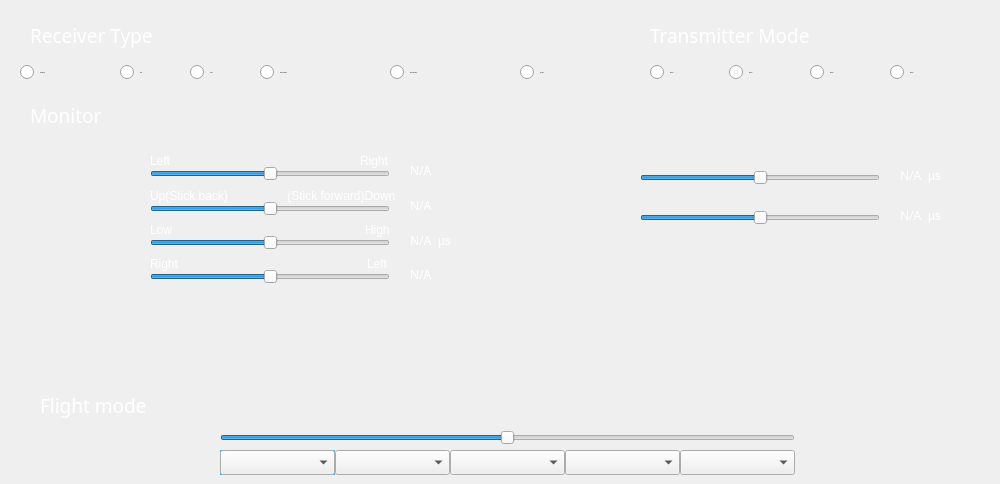
   <widget class="QWidget" name="tabRx">
    <attribute name="title">
     <string>RX/TX</string>
    </attribute>
    <widget class="QLabel" name="lbrxtype">
     <property name="geometry">
      <rect>
       <x>30</x>
       <y>20</y>
       <width>211</width>
       <height>31</height>
      </rect>
     </property>
     <property name="font">
      <font>
       <family>UTM Banque</family>
       <pointsize>14</pointsize>
      </font>
     </property>
     <property name="styleSheet">
      <string notr="true">QLabel{
color: white;
font-family:UTM Banque;
}</string>
     </property>
     <property name="text">
      <string>Receiver Type</string>
     </property>
     <property name="textInteractionFlags">
      <set>Qt::NoTextInteraction</set>
     </property>
    </widget>
    <widget class="QRadioButton" name="rbTradition">
     <property name="geometry">
      <rect>
       <x>20</x>
       <y>60</y>
       <width>91</width>
       <height>25</height>
      </rect>
     </property>
     <property name="font">
      <font>
       <family>UTM-Avo</family>
       <pointsize>-1</pointsize>
      </font>
     </property>
     <property name="styleSheet">
      <string notr="true"/>
     </property>
     <property name="text">
      <string>Traditional</string>
     </property>
    </widget>
    <widget class="QRadioButton" name="rbPPM">
     <property name="geometry">
      <rect>
       <x>120</x>
       <y>60</y>
       <width>67</width>
       <height>25</height>
      </rect>
     </property>
     <property name="font">
      <font>
       <family>UTM-Avo</family>
       <pointsize>-1</pointsize>
      </font>
     </property>
     <property name="styleSheet">
      <string notr="true"/>
     </property>
     <property name="text">
      <string>PPM</string>
     </property>
    </widget>
    <widget class="QRadioButton" name="rbSbus">
     <property name="geometry">
      <rect>
       <x>190</x>
       <y>60</y>
       <width>71</width>
       <height>25</height>
      </rect>
     </property>
     <property name="font">
      <font>
       <family>UTM-Avo</family>
       <pointsize>-1</pointsize>
      </font>
     </property>
     <property name="styleSheet">
      <string notr="true"/>
     </property>
     <property name="text">
      <string>S-Bus</string>
     </property>
    </widget>
    <widget class="QRadioButton" name="rbDSM2">
     <property name="geometry">
      <rect>
       <x>260</x>
       <y>60</y>
       <width>120</width>
       <height>25</height>
      </rect>
     </property>
     <property name="font">
      <font>
       <family>UTM-Avo</family>
       <pointsize>-1</pointsize>
      </font>
     </property>
     <property name="styleSheet">
      <string notr="true"/>
     </property>
     <property name="text">
      <string>DSM2 Satellite</string>
     </property>
    </widget>
    <widget class="QRadioButton" name="rbDSMx">
     <property name="geometry">
      <rect>
       <x>390</x>
       <y>60</y>
       <width>125</width>
       <height>25</height>
      </rect>
     </property>
     <property name="font">
      <font>
       <family>UTM-Avo</family>
       <pointsize>-1</pointsize>
      </font>
     </property>
     <property name="styleSheet">
      <string notr="true"/>
     </property>
     <property name="text">
      <string>DSMX Satellite </string>
     </property>
    </widget>
    <widget class="QLabel" name="lbmonitor">
     <property name="geometry">
      <rect>
       <x>30</x>
       <y>100</y>
       <width>151</width>
       <height>31</height>
      </rect>
     </property>
     <property name="font">
      <font>
       <family>UTM Banque</family>
       <pointsize>14</pointsize>
      </font>
     </property>
     <property name="styleSheet">
      <string notr="true">QLabel{
color: white;
font-family:UTM Banque;
}</string>
     </property>
     <property name="text">
      <string>Monitor</string>
     </property>
     <property name="textInteractionFlags">
      <set>Qt::NoTextInteraction</set>
     </property>
    </widget>
    <widget class="QLabel" name="lbFlightmode">
     <property name="geometry">
      <rect>
       <x>40</x>
       <y>390</y>
       <width>151</width>
       <height>31</height>
      </rect>
     </property>
     <property name="font">
      <font>
       <family>UTM Banque</family>
       <pointsize>14</pointsize>
      </font>
     </property>
     <property name="styleSheet">
      <string notr="true">QLabel{
color: white;
font-family:UTM Banque;
}</string>
     </property>
     <property name="text">
      <string>Flight mode</string>
     </property>
     <property name="textInteractionFlags">
      <set>Qt::NoTextInteraction</set>
     </property>
    </widget>
    <widget class="QLabel" name="lb_g">
     <property name="geometry">
      <rect>
       <x>600</x>
       <y>165</y>
       <width>26</width>
       <height>26</height>
      </rect>
     </property>
     <property name="styleSheet">
      <string notr="true"> QLabel {
     border-image: url(images/rx/g.png);
 }</string>
     </property>
     <property name="text">
      <string/>
     </property>
    </widget>
    <widget class="QLabel" name="lb_x">
     <property name="geometry">
      <rect>
       <x>600</x>
       <y>205</y>
       <width>26</width>
       <height>26</height>
      </rect>
     </property>
     <property name="styleSheet">
      <string notr="true"> QLabel {
     background-image: url(images/rx/x.png);
 }</string>
     </property>
     <property name="text">
      <string/>
     </property>
    </widget>
    <widget class="QLabel" name="lb_p">
     <property name="geometry">
      <rect>
       <x>175</x>
       <y>425</y>
       <width>26</width>
       <height>26</height>
      </rect>
     </property>
     <property name="styleSheet">
      <string notr="true"> QLabel {
     border-image: url(images/rx/p.png);
 }</string>
     </property>
     <property name="text">
      <string/>
     </property>
    </widget>
    <widget class="QSlider" name="sldPitchMode">
     <property name="geometry">
      <rect>
       <x>220</x>
       <y>430</y>
       <width>575</width>
       <height>15</height>
      </rect>
     </property>
     <property name="minimum">
      <number>1000</number>
     </property>
     <property name="maximum">
      <number>2000</number>
     </property>
     <property name="pageStep">
      <number>1</number>
     </property>
     <property name="sliderPosition">
      <number>1500</number>
     </property>
     <property name="orientation">
      <enum>Qt::Horizontal</enum>
     </property>
    </widget>
    <widget class="QSlider" name="sldGear">
     <property name="geometry">
      <rect>
       <x>640</x>
       <y>170</y>
       <width>240</width>
       <height>15</height>
      </rect>
     </property>
     <property name="minimum">
      <number>1000</number>
     </property>
     <property name="maximum">
      <number>2000</number>
     </property>
     <property name="sliderPosition">
      <number>1500</number>
     </property>
     <property name="orientation">
      <enum>Qt::Horizontal</enum>
     </property>
    </widget>
    <widget class="QSlider" name="sldAux1">
     <property name="geometry">
      <rect>
       <x>640</x>
       <y>210</y>
       <width>240</width>
       <height>15</height>
      </rect>
     </property>
     <property name="minimum">
      <number>1000</number>
     </property>
     <property name="maximum">
      <number>2000</number>
     </property>
     <property name="sliderPosition">
      <number>1500</number>
     </property>
     <property name="orientation">
      <enum>Qt::Horizontal</enum>
     </property>
    </widget>
    <widget class="QLabel" name="lbG">
     <property name="geometry">
      <rect>
       <x>900</x>
       <y>163</y>
       <width>45</width>
       <height>25</height>
      </rect>
     </property>
     <property name="styleSheet">
      <string notr="true">QLabel{
color: white;
font-family:UTM Avo;
}</string>
     </property>
     <property name="text">
      <string>N/A</string>
     </property>
    </widget>
    <widget class="QLabel" name="lbAux1">
     <property name="geometry">
      <rect>
       <x>900</x>
       <y>203</y>
       <width>45</width>
       <height>25</height>
      </rect>
     </property>
     <property name="styleSheet">
      <string notr="true">QLabel{
color: white;
font-family:UTM Avo;
}</string>
     </property>
     <property name="text">
      <string>N/A</string>
     </property>
    </widget>
    <widget class="QPushButton" name="btnSetcenter">
     <property name="geometry">
      <rect>
       <x>780</x>
       <y>250</y>
       <width>100</width>
       <height>30</height>
      </rect>
     </property>
     <property name="font">
      <font>
       <family>UTM Avo</family>
       <pointsize>-1</pointsize>
       <weight>50</weight>
       <bold>false</bold>
      </font>
     </property>
     <property name="styleSheet">
      <string notr="true">QPushButton {
    font-size:13px;
	font-weight:normal;
    background-color:transparent;
	color:#efefef;
    border:1px solid #efefef;
	padding-bottom:3px;
	font-family:UTM Avo;
}

QPushButton::hover {
    background-color:#16a085;
}

QPushButton::pressed {
    background-color:#2ecc71;
}</string>
     </property>
     <property name="text">
      <string>Set Center</string>
     </property>
    </widget>
    <widget class="QPushButton" name="btnBind">
     <property name="geometry">
      <rect>
       <x>420</x>
       <y>-60</y>
       <width>60</width>
       <height>25</height>
      </rect>
     </property>
     <property name="font">
      <font>
       <family>UTM Avo</family>
       <pointsize>-1</pointsize>
       <weight>50</weight>
       <bold>false</bold>
      </font>
     </property>
     <property name="styleSheet">
      <string notr="true">QPushButton {
    font-size:13px;
	font-weight:normal;
    background-color:transparent;
	color:#efefef;
    border:1px solid #efefef;
	padding-bottom:3px;
	font-family:UTM Avo;
}

QPushButton::hover {
    background-color:#16a085;
}

QPushButton::pressed {
    background-color:#2ecc71;
}</string>
     </property>
     <property name="text">
      <string>BIND</string>
     </property>
    </widget>
    <widget class="QPushButton" name="btnChangeRXView">
     <property name="geometry">
      <rect>
       <x>150</x>
       <y>100</y>
       <width>41</width>
       <height>41</height>
      </rect>
     </property>
     <property name="styleSheet">
      <string notr="true">QPushButton {
	background-image:url(images/right-arrow.png);
	background-repeat:no-repeat;
	border:none;
}


QPushButton::checked{
	background-image:url(images/left-arrow.png);
	background-repeat:no-repeat;
	border:none;
}
QPushButton::unchecked{
	background-image:url(images/right-arrow.png);
	background-repeat:no-repeat;
	border:none;
}
QPushButton::hover {
	border:1px solid transparent;
}</string>
     </property>
     <property name="text">
      <string/>
     </property>
     <property name="checkable">
      <bool>true</bool>
     </property>
    </widget>
    <widget class="QStackedWidget" name="stackedWidgetRxView">
     <property name="geometry">
      <rect>
       <x>20</x>
       <y>140</y>
       <width>581</width>
       <height>271</height>
      </rect>
     </property>
     <property name="currentIndex">
      <number>0</number>
     </property>
     <widget class="QWidget" name="stackRxView0">
      <widget class="QLabel" name="lbE">
       <property name="geometry">
        <rect>
         <x>390</x>
         <y>53</y>
         <width>45</width>
         <height>25</height>
        </rect>
       </property>
       <property name="styleSheet">
        <string notr="true">QLabel{
color: white;
font-family:UTM Avo;
}</string>
       </property>
       <property name="text">
        <string>N/A</string>
       </property>
      </widget>
      <widget class="QLabel" name="lb_e">
       <property name="geometry">
        <rect>
         <x>84</x>
         <y>55</y>
         <width>26</width>
         <height>26</height>
        </rect>
       </property>
       <property name="styleSheet">
        <string notr="true"> QLabel {
     border-image: url(images/rx/e.png);
 }</string>
       </property>
       <property name="text">
        <string/>
       </property>
      </widget>
      <widget class="QSlider" name="sldThrotle">
       <property name="geometry">
        <rect>
         <x>130</x>
         <y>95</y>
         <width>240</width>
         <height>15</height>
        </rect>
       </property>
       <property name="minimum">
        <number>1000</number>
       </property>
       <property name="maximum">
        <number>2000</number>
       </property>
       <property name="value">
        <number>1500</number>
       </property>
       <property name="sliderPosition">
        <number>1500</number>
       </property>
       <property name="orientation">
        <enum>Qt::Horizontal</enum>
       </property>
      </widget>
      <widget class="QSlider" name="sldAileron">
       <property name="geometry">
        <rect>
         <x>130</x>
         <y>26</y>
         <width>240</width>
         <height>15</height>
        </rect>
       </property>
       <property name="minimum">
        <number>1000</number>
       </property>
       <property name="maximum">
        <number>2000</number>
       </property>
       <property name="value">
        <number>1500</number>
       </property>
       <property name="sliderPosition">
        <number>1500</number>
       </property>
       <property name="orientation">
        <enum>Qt::Horizontal</enum>
       </property>
      </widget>
      <widget class="QLabel" name="lb_a">
       <property name="geometry">
        <rect>
         <x>84</x>
         <y>20</y>
         <width>26</width>
         <height>26</height>
        </rect>
       </property>
       <property name="styleSheet">
        <string notr="true"> QLabel {
     border-image: url(images/rx/a.png);
 }</string>
       </property>
       <property name="text">
        <string/>
       </property>
      </widget>
      <widget class="QLabel" name="lb_r">
       <property name="geometry">
        <rect>
         <x>84</x>
         <y>123</y>
         <width>26</width>
         <height>26</height>
        </rect>
       </property>
       <property name="styleSheet">
        <string notr="true"> QLabel {
     border-image: url(images/rx/r.png);
 }</string>
       </property>
       <property name="text">
        <string/>
       </property>
      </widget>
      <widget class="QSlider" name="sldRudder">
       <property name="geometry">
        <rect>
         <x>130</x>
         <y>129</y>
         <width>240</width>
         <height>15</height>
        </rect>
       </property>
       <property name="minimum">
        <number>1000</number>
       </property>
       <property name="maximum">
        <number>2000</number>
       </property>
       <property name="value">
        <number>1500</number>
       </property>
       <property name="sliderPosition">
        <number>1500</number>
       </property>
       <property name="orientation">
        <enum>Qt::Horizontal</enum>
       </property>
      </widget>
      <widget class="QLabel" name="lbA">
       <property name="geometry">
        <rect>
         <x>390</x>
         <y>18</y>
         <width>45</width>
         <height>25</height>
        </rect>
       </property>
       <property name="styleSheet">
        <string notr="true">QLabel{
color: white;
font-family:UTM Avo;
}</string>
       </property>
       <property name="text">
        <string>N/A</string>
       </property>
      </widget>
      <widget class="QLabel" name="lb_t">
       <property name="geometry">
        <rect>
         <x>84</x>
         <y>89</y>
         <width>26</width>
         <height>26</height>
        </rect>
       </property>
       <property name="styleSheet">
        <string notr="true"> QLabel {
     border-image: url(images/rx/t.png);
 }</string>
       </property>
       <property name="text">
        <string/>
       </property>
      </widget>
      <widget class="QSlider" name="sldElevon">
       <property name="geometry">
        <rect>
         <x>130</x>
         <y>61</y>
         <width>240</width>
         <height>15</height>
        </rect>
       </property>
       <property name="minimum">
        <number>1000</number>
       </property>
       <property name="maximum">
        <number>2000</number>
       </property>
       <property name="value">
        <number>1500</number>
       </property>
       <property name="sliderPosition">
        <number>1500</number>
       </property>
       <property name="orientation">
        <enum>Qt::Horizontal</enum>
       </property>
      </widget>
      <widget class="QLabel" name="lbT">
       <property name="geometry">
        <rect>
         <x>390</x>
         <y>88</y>
         <width>45</width>
         <height>25</height>
        </rect>
       </property>
       <property name="styleSheet">
        <string notr="true">QLabel{
color: white;
font-family:UTM Avo;
}</string>
       </property>
       <property name="text">
        <string>N/A</string>
       </property>
      </widget>
      <widget class="QLabel" name="lbR">
       <property name="geometry">
        <rect>
         <x>390</x>
         <y>122</y>
         <width>45</width>
         <height>25</height>
        </rect>
       </property>
       <property name="styleSheet">
        <string notr="true">QLabel{
color: white;
font-family:UTM Avo;
}</string>
       </property>
       <property name="text">
        <string>N/A</string>
       </property>
      </widget>
      <widget class="QLabel" name="lbA_2">
       <property name="geometry">
        <rect>
         <x>130</x>
         <y>8</y>
         <width>45</width>
         <height>25</height>
        </rect>
       </property>
       <property name="styleSheet">
        <string notr="true">QLabel{
font-family:segoe ui;
color: white; }</string>
       </property>
       <property name="text">
        <string>Left</string>
       </property>
      </widget>
      <widget class="QLabel" name="lbA_3">
       <property name="geometry">
        <rect>
         <x>340</x>
         <y>8</y>
         <width>45</width>
         <height>25</height>
        </rect>
       </property>
       <property name="styleSheet">
        <string notr="true">QLabel{
font-family:segoe ui;
color: white; }</string>
       </property>
       <property name="text">
        <string>Right</string>
       </property>
      </widget>
      <widget class="QLabel" name="lbA_4">
       <property name="geometry">
        <rect>
         <x>130</x>
         <y>111</y>
         <width>45</width>
         <height>25</height>
        </rect>
       </property>
       <property name="styleSheet">
        <string notr="true">QLabel{
font-family:segoe ui;
color: white; }</string>
       </property>
       <property name="text">
        <string>Right</string>
       </property>
      </widget>
      <widget class="QLabel" name="lbA_5">
       <property name="geometry">
        <rect>
         <x>347</x>
         <y>111</y>
         <width>41</width>
         <height>25</height>
        </rect>
       </property>
       <property name="styleSheet">
        <string notr="true">QLabel{
font-family:segoe ui;
color: white; 
text-align:right;
}</string>
       </property>
       <property name="text">
        <string>Left</string>
       </property>
      </widget>
      <widget class="QLabel" name="lbA_6">
       <property name="geometry">
        <rect>
         <x>345</x>
         <y>77</y>
         <width>45</width>
         <height>25</height>
        </rect>
       </property>
       <property name="styleSheet">
        <string notr="true">QLabel{
font-family:segoe ui;
color: white; }</string>
       </property>
       <property name="text">
        <string>High</string>
       </property>
      </widget>
      <widget class="QLabel" name="lbA_7">
       <property name="geometry">
        <rect>
         <x>130</x>
         <y>77</y>
         <width>45</width>
         <height>25</height>
        </rect>
       </property>
       <property name="styleSheet">
        <string notr="true">QLabel{
font-family:segoe ui;
color: white; }</string>
       </property>
       <property name="text">
        <string>Low</string>
       </property>
      </widget>
      <widget class="QLabel" name="lbA_8">
       <property name="geometry">
        <rect>
         <x>130</x>
         <y>43</y>
         <width>101</width>
         <height>25</height>
        </rect>
       </property>
       <property name="styleSheet">
        <string notr="true">QLabel{
font-family:segoe ui;
color: white; }</string>
       </property>
       <property name="text">
        <string>Up(Stick back)</string>
       </property>
      </widget>
      <widget class="QLabel" name="lbA_9">
       <property name="geometry">
        <rect>
         <x>264</x>
         <y>43</y>
         <width>111</width>
         <height>25</height>
        </rect>
       </property>
       <property name="styleSheet">
        <string notr="true">QLabel{
font-family:segoe ui;
color: white; }</string>
       </property>
       <property name="text">
        <string> (Stick forward)Down</string>
       </property>
      </widget>
      <widget class="QLabel" name="lbA_10">
       <property name="geometry">
        <rect>
         <x>418</x>
         <y>88</y>
         <width>20</width>
         <height>25</height>
        </rect>
       </property>
       <property name="styleSheet">
        <string notr="true">QLabel{
font-family:segoe ui;
color: white; }</string>
       </property>
       <property name="text">
        <string>µs</string>
       </property>
      </widget>
     </widget>
     <widget class="QWidget" name="stackRxView1">
      <widget class="QLabel" name="lbRightY">
       <property name="geometry">
        <rect>
         <x>403</x>
         <y>235</y>
         <width>45</width>
         <height>25</height>
        </rect>
       </property>
       <property name="styleSheet">
        <string notr="true">QLabel{color: white; }</string>
       </property>
       <property name="text">
        <string>∞</string>
       </property>
      </widget>
      <widget class="QLabel" name="lbLeftY">
       <property name="geometry">
        <rect>
         <x>143</x>
         <y>235</y>
         <width>45</width>
         <height>25</height>
        </rect>
       </property>
       <property name="styleSheet">
        <string notr="true">QLabel{color: white; }</string>
       </property>
       <property name="text">
        <string>∞</string>
       </property>
      </widget>
      <widget class="QLabel" name="lbRightX">
       <property name="geometry">
        <rect>
         <x>530</x>
         <y>110</y>
         <width>45</width>
         <height>25</height>
        </rect>
       </property>
       <property name="styleSheet">
        <string notr="true">QLabel{color: white; }</string>
       </property>
       <property name="text">
        <string>∞</string>
       </property>
      </widget>
      <widget class="QLabel" name="lbLeftX">
       <property name="geometry">
        <rect>
         <x>12</x>
         <y>110</y>
         <width>45</width>
         <height>25</height>
        </rect>
       </property>
       <property name="styleSheet">
        <string notr="true">QLabel{color: white; }</string>
       </property>
       <property name="text">
        <string>∞</string>
       </property>
      </widget>
     </widget>
    </widget>
    <widget class="QFrame" name="frameTranmister">
     <property name="geometry">
      <rect>
       <x>650</x>
       <y>20</y>
       <width>341</width>
       <height>101</height>
      </rect>
     </property>
     <property name="styleSheet">
      <string notr="true">border:none;</string>
     </property>
     <property name="frameShape">
      <enum>QFrame::StyledPanel</enum>
     </property>
     <property name="frameShadow">
      <enum>QFrame::Raised</enum>
     </property>
     <widget class="QLabel" name="lbrxtype_2">
      <property name="geometry">
       <rect>
        <x>0</x>
        <y>0</y>
        <width>231</width>
        <height>31</height>
       </rect>
      </property>
      <property name="font">
       <font>
        <family>UTM Banque</family>
        <pointsize>14</pointsize>
       </font>
      </property>
      <property name="styleSheet">
       <string notr="true">QLabel{
color: white;
font-family:UTM Banque;
}</string>
      </property>
      <property name="text">
       <string>Transmitter Mode </string>
      </property>
      <property name="textInteractionFlags">
       <set>Qt::NoTextInteraction</set>
      </property>
     </widget>
     <widget class="QRadioButton" name="rbMode4">
      <property name="geometry">
       <rect>
        <x>240</x>
        <y>40</y>
        <width>75</width>
        <height>25</height>
       </rect>
      </property>
      <property name="font">
       <font>
        <family>UTM-Avo</family>
        <pointsize>-1</pointsize>
       </font>
      </property>
      <property name="styleSheet">
       <string notr="true"/>
      </property>
      <property name="text">
       <string>Mode 4</string>
      </property>
     </widget>
     <widget class="QRadioButton" name="rbMode3">
      <property name="geometry">
       <rect>
        <x>160</x>
        <y>40</y>
        <width>75</width>
        <height>25</height>
       </rect>
      </property>
      <property name="font">
       <font>
        <family>UTM-Avo</family>
        <pointsize>-1</pointsize>
       </font>
      </property>
      <property name="styleSheet">
       <string notr="true"/>
      </property>
      <property name="text">
       <string>Mode 3</string>
      </property>
     </widget>
     <widget class="QRadioButton" name="rbMode2">
      <property name="geometry">
       <rect>
        <x>79</x>
        <y>40</y>
        <width>75</width>
        <height>25</height>
       </rect>
      </property>
      <property name="font">
       <font>
        <family>UTM-Avo</family>
        <pointsize>-1</pointsize>
       </font>
      </property>
      <property name="styleSheet">
       <string notr="true"/>
      </property>
      <property name="text">
       <string>Mode 2</string>
      </property>
     </widget>
     <widget class="QRadioButton" name="rbMode1">
      <property name="geometry">
       <rect>
        <x>0</x>
        <y>40</y>
        <width>75</width>
        <height>25</height>
       </rect>
      </property>
      <property name="font">
       <font>
        <family>UTM-Avo</family>
        <pointsize>-1</pointsize>
       </font>
      </property>
      <property name="styleSheet">
       <string notr="true"/>
      </property>
      <property name="text">
       <string>Mode 1</string>
      </property>
     </widget>
    </widget>
    <widget class="QRadioButton" name="rbXbus">
     <property name="geometry">
      <rect>
       <x>520</x>
       <y>60</y>
       <width>101</width>
       <height>25</height>
      </rect>
     </property>
     <property name="font">
      <font>
       <family>UTM-Avo</family>
       <pointsize>-1</pointsize>
      </font>
     </property>
     <property name="styleSheet">
      <string notr="true"/>
     </property>
     <property name="text">
      <string>JR X-bus</string>
     </property>
    </widget>
    <widget class="QLabel" name="lbModeSelectBg">
     <property name="geometry">
      <rect>
       <x>220</x>
       <y>450</y>
       <width>115</width>
       <height>25</height>
      </rect>
     </property>
     <property name="styleSheet">
      <string notr="true">background-color:#34AADC;</string>
     </property>
     <property name="text">
      <string/>
     </property>
    </widget>
    <widget class="QComboBox" name="cbFlymode2">
     <property name="geometry">
      <rect>
       <x>335</x>
       <y>450</y>
       <width>115</width>
       <height>25</height>
      </rect>
     </property>
     <property name="styleSheet">
      <string notr="true"/>
     </property>
    </widget>
    <widget class="QComboBox" name="cbFlymode4">
     <property name="geometry">
      <rect>
       <x>565</x>
       <y>450</y>
       <width>115</width>
       <height>25</height>
      </rect>
     </property>
     <property name="styleSheet">
      <string notr="true"/>
     </property>
    </widget>
    <widget class="QComboBox" name="cbFlymode5">
     <property name="geometry">
      <rect>
       <x>680</x>
       <y>450</y>
       <width>115</width>
       <height>25</height>
      </rect>
     </property>
     <property name="styleSheet">
      <string notr="true"/>
     </property>
    </widget>
    <widget class="QComboBox" name="cbFlymode1">
     <property name="geometry">
      <rect>
       <x>220</x>
       <y>450</y>
       <width>115</width>
       <height>25</height>
      </rect>
     </property>
     <property name="styleSheet">
      <string notr="true"/>
     </property>
    </widget>
    <widget class="QComboBox" name="cbFlymode3">
     <property name="geometry">
      <rect>
       <x>450</x>
       <y>450</y>
       <width>115</width>
       <height>25</height>
      </rect>
     </property>
     <property name="styleSheet">
      <string notr="true"/>
     </property>
    </widget>
    <widget class="QLabel" name="lbA_11">
     <property name="geometry">
      <rect>
       <x>928</x>
       <y>163</y>
       <width>20</width>
       <height>25</height>
      </rect>
     </property>
     <property name="styleSheet">
      <string notr="true">QLabel{
font-family:segoe ui;
color: white; }</string>
     </property>
     <property name="text">
      <string>µs</string>
     </property>
    </widget>
    <widget class="QLabel" name="lbA_12">
     <property name="geometry">
      <rect>
       <x>928</x>
       <y>203</y>
       <width>20</width>
       <height>25</height>
      </rect>
     </property>
     <property name="styleSheet">
      <string notr="true">QLabel{
font-family:segoe ui;
color: white; }</string>
     </property>
     <property name="text">
      <string>µs</string>
     </property>
    </widget>
   </widget>
